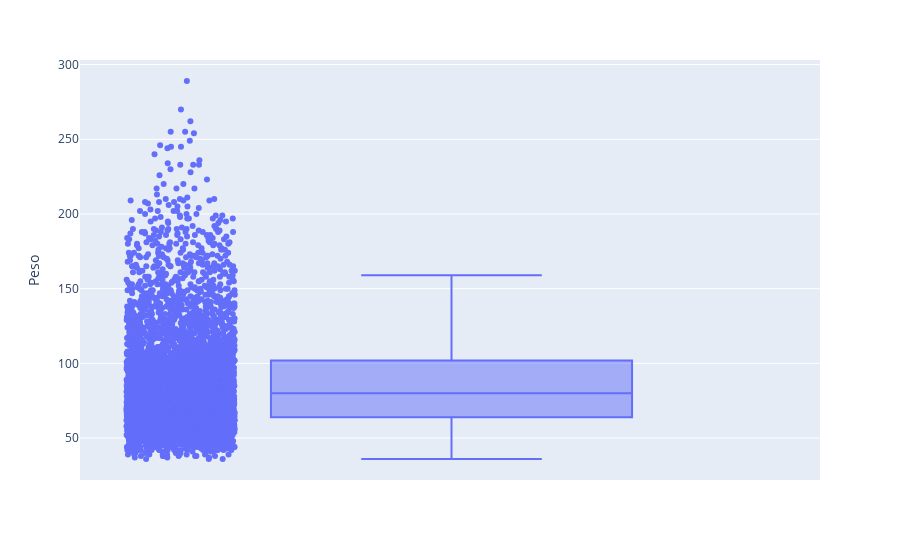

Write notebook code for a chart like this one.
### Code cell
fig_peso = px.box(df,  y = "Peso", points='all') 
fig_peso.show()

### Figure 1 — Plotly figure (JSON) as saved in the notebook; plotly's stock layout.template omitted (floating-point values rounded to 4 significant figures; data arrays with more than 128 entries replaced by an {"elided": "..."} marker saying what was removed)
{"data": [{"alignmentgroup": "True", "boxpoints": "all", "hovertemplate": "Peso=%{y}<extra></extra>", "legendgroup": "", "marker": {"color": "#636efa"}, "name": "", "notched": false, "offsetgroup": "", "orientation": "v", "showlegend": false, "type": "box", "x0": " ", "xaxis": "x", "y": {"elided": "4783 int values"}, "y0": " ", "yaxis": "y"}], "layout": {"boxmode": "group", "legend": {"tracegroupgap": 0}, "margin": {"t": 60}, "xaxis": {"anchor": "y", "domain": [0, 1]}, "yaxis": {"anchor": "x", "domain": [0, 1], "title": {"text": "Peso"}}}}
